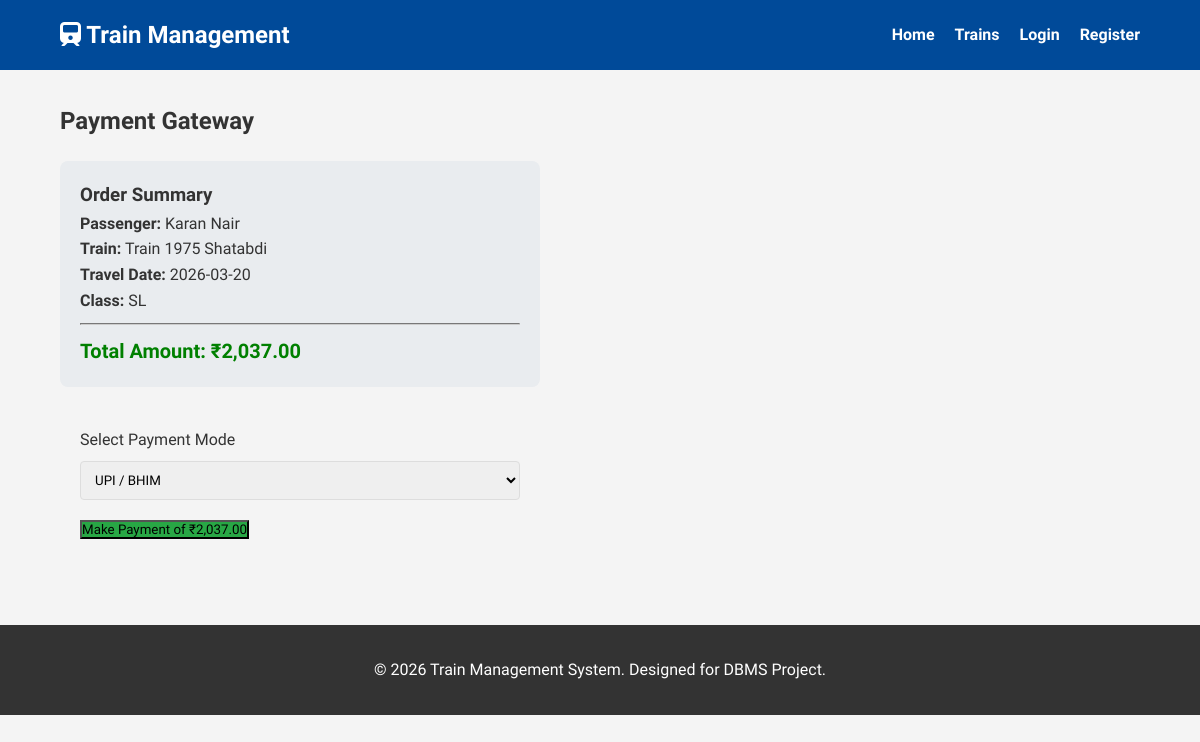
Screenshot of /payments/pay.php?ticket_id=1 with the database file from the repository.
### tables this page shows
CREATE TABLE Ticket (
    Ticket_ID INT AUTO_INCREMENT PRIMARY KEY,
    Passenger_ID INT NOT NULL,
    Train_ID INT NOT NULL,
    Travel_Date DATE NOT NULL,
    Class_Type VARCHAR(50) NOT NULL,
    Status ENUM('Confirmed', 'RAC', 'Waiting list', 'Cancelled') DEFAULT 'Confirmed',
    Fare DECIMAL(10, 2) NOT NULL CHECK (Fare >= 0),
    FOREIGN KEY (Passenger_ID) REFERENCES Passenger(Passenger_ID) ON DELETE CASCADE,
    FOREIGN KEY (Train_ID) REFERENCES Train(Train_ID) ON DELETE CASCADE
);

CREATE TABLE Passenger (
    Passenger_ID INT AUTO_INCREMENT PRIMARY KEY,
    Name VARCHAR(100) NOT NULL,
    Age INT NOT NULL CHECK (Age >= 0 AND Age <= 120),
    Gender ENUM('Male', 'Female', 'Other') NOT NULL,
    Phone VARCHAR(15) NOT NULL
);

CREATE TABLE Train (
    Train_ID INT AUTO_INCREMENT PRIMARY KEY,
    Train_Name VARCHAR(100) NOT NULL,
    Train_Type VARCHAR(50) NOT NULL,
    Total_Seats INT NOT NULL CHECK (Total_Seats > 0)
);

### payments/pay.php (the view, shortened to what this page needs)
<?php
require_once '../config/db.php';
include '../includes/header.php';
$ticket_id = $_GET['ticket_id'] ?? '';
$stmt = $pdo->prepare("SELECT t.*, p.Name, tr.Train_Name
                       FROM Ticket t
                       JOIN Passenger p ON t.Passenger_ID = p.Passenger_ID
                       JOIN Train tr ON t.Train_ID = tr.Train_ID
                       WHERE t.Ticket_ID = ?");
$stmt->execute([$ticket_id]);
$ticket = $stmt->fetch();
?>
<div class="container" style="max-width: 600px;">
    <h2 style="color: var(--primary-color); margin-bottom: 20px;">Payment Gateway</h2>
    <div style="background: #e9ecef; padding: 20px; border-radius: 8px; margin-bottom: 20px;">
        <h3>Order Summary</h3>
        <p><strong>Passenger:</strong> <?php echo htmlspecialchars($ticket['Name']); ?></p>
        <p><strong>Train:</strong> <?php echo htmlspecialchars($ticket['Train_Name']); ?></p>
        <p><strong>Travel Date:</strong> <?php echo htmlspecialchars($ticket['Travel_Date']); ?></p>
        <p><strong>Class:</strong> <?php echo htmlspecialchars($ticket['Class_Type']); ?></p>
        <hr style="margin: 10px 0; border-color: #ccc;">
        <h4 style="color: green; font-size: 20px;">Total Amount: ₹<?php echo number_format($ticket['Fare'], 2); ?></h4>
    </div>
    <div class="booking-widget" style="width: 100%; box-shadow: none; border: 1px solid var(--border-color); margin: 0; padding: 20px;">
        <form method="POST">
            <div class="form-group">
                <label>Select Payment Mode</label>
                <select name="payment_mode" class="form-control" required>
                    <option value="UPI">UPI / BHIM</option>
                </select>
            </div>
            <button type="submit" class="btn-search" style="background-color: #28a745;">Make Payment of ₹<?php echo number_format($ticket['Fare'], 2); ?></button>
        </form>
    </div>
</div>
<?php include '../includes/footer.php'; ?>

### assets/css/style.css (style rules this page uses)
* { margin: 0; padding: 0; box-sizing: border-box; font-family: 'Segoe UI', Tahoma, Geneva, Verdana, sans-serif; }
body { background-color: #f4f4f4; color: #333; line-height: 1.6; }
.form-group { margin-bottom: 1rem; }
.form-group label { display: block; margin-bottom: 0.5rem; }
.form-control { width: 100%; padding: 10px; border: 1px solid #ddd; border-radius: 4px; }
.container { padding: 2rem 5%; }

### rows the page displays
ticket: Passenger_ID.Name "Karan Nair", Train_ID.Train_Name "Train 1975 Shatabdi", Travel_Date "2026-03-20", Class_Type "SL", Fare "2,037.00"
